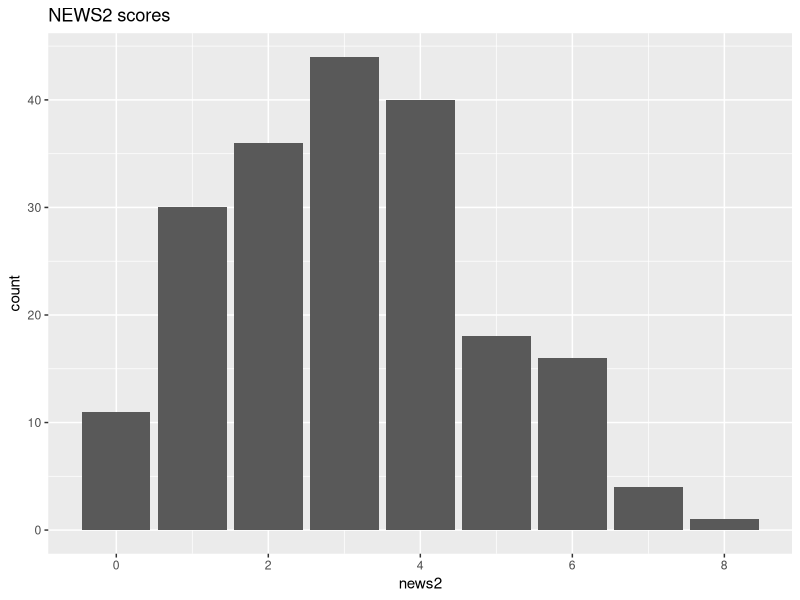

Source code (R):
library(dplyr)
library(ggplot2)

# Toy data: simulated ED observations, no real patients
set.seed(42)
obs <- tibble(
  patient_id = 1:200,
  news2 = rpois(200, lambda = 3),
  lactate = round(rlnorm(200, meanlog = 0.3, sdlog = 0.5), 1)
)

# Flag patients for sepsis review
sepsis_flag <- obs |>
  filter(news2 >= 5)

nrow(sepsis_flag)

# Plot NEWS2 distribution
ggplot(obs, aes(x = news2)) +
  geom_bar() +
  labs(title = "NEWS2 scores")
